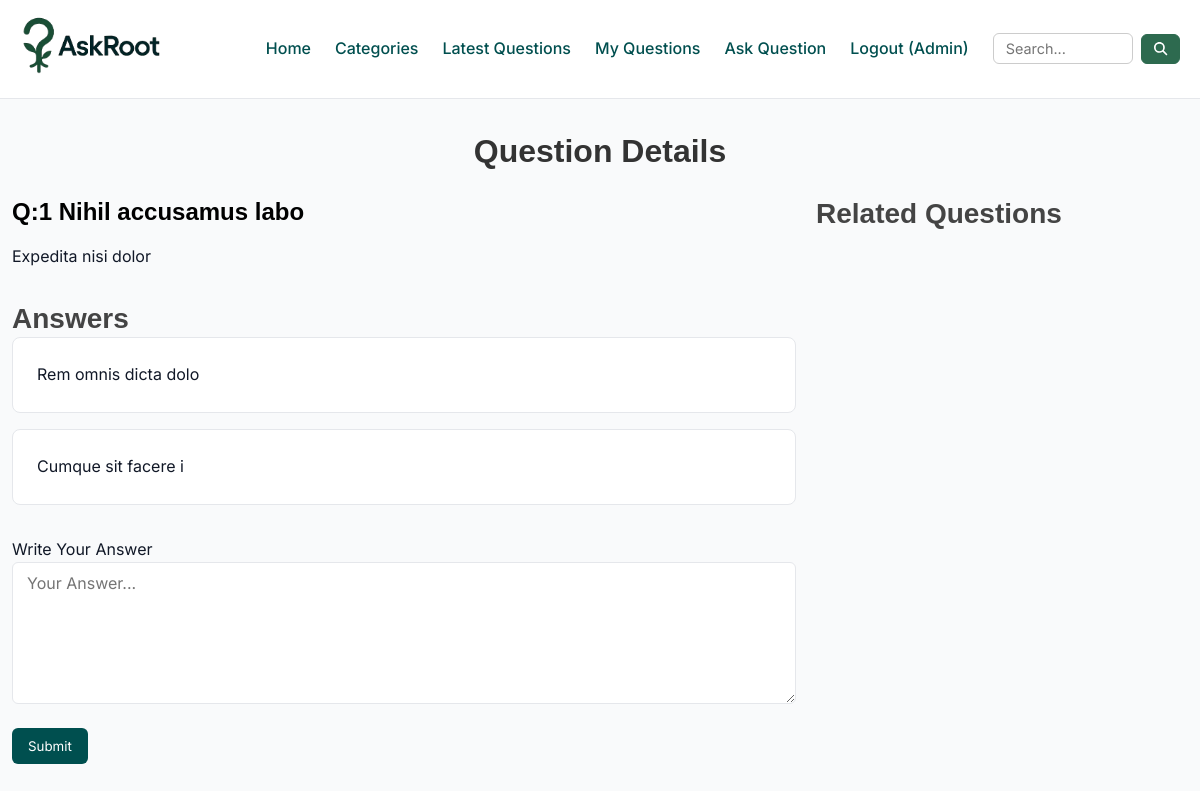
Screenshot of /?q-id=1 (signed in) with the database file from the repository.
### tables this page shows
CREATE TABLE `questions` (
  `id` int(30) NOT NULL,
  `title` varchar(250) NOT NULL,
  `discription` varchar(500) NOT NULL,
  `category_id` int(30) NOT NULL,
  `user_id` int(30) NOT NULL
);

CREATE TABLE `answers` (
  `id` int(30) NOT NULL,
  `answer` varchar(300) NOT NULL,
  `question_id` int(30) NOT NULL,
  `user_id` int(30) NOT NULL
);

### client/question-details.php (the view, shortened to what this page needs)
<div class="container mt-4 mb-4 question-details">
    <h2 class="text-center mb-4">Question Details</h2>
    <div class="row justify-content-center" style="gap:20px; flex-wrap:nowrap;">
        <div class="col-8">
            <?php
            include('./common/db.php');
            $query = "SELECT * FROM questions WHERE id = '$qid'";
            $result = $conn->query($query);
            $row = $result->fetch_assoc();
            echo '
        <div class="mb-4">
          <h4 class="mb-2" style="color:black;">Q:' . $qid . ' ' .  htmlspecialchars($row['title']) . '</h4>
          <p class="text-muted">' . nl2br(htmlspecialchars($row['discription'])) . '</p>
        </div>';
            include('answers.php')
            ?>
            <div class="answer-box">
                <form method="POST" action="./server/requests.php">
                    <label for="answer" class="form-label">Write Your Answer</label>
                    <textarea name="answer" id="answer" rows="6" class="form-input" placeholder="Your Answer..." required></textarea>
                    <div class="mt-2">
                        <button type="submit" name="answer-btn" value="submit" class="btn-primary">Submit</button>
                    </div>
                </form>
            </div>
        </div>
        <div class="col-4">
            <h3 class="mb-4">Related Questions</h3>
        </div>
    </div>
</div>

### client/answers.php
<div class="mb-4">
    <h3>Answers</h3>
    <?php
    $query = "SELECT * FROM answers WHERE question_id = '$qid'";
    $result = $conn->query($query);
    foreach ($result as $row) {
        $answer = $row['answer'];
        echo '
        <div class="question-card mb-2 p-2"">
          <p >' . $answer . '</p>
          </div>';
    }
    ?>
</div>

### public/css/style.css (style rules this page uses)
:root { --font-primary: "Inter", sans-serif; --color-bg: #f9fafb; --color-primary: #004f4f; --color-secondary: #2d6a4f; --color-accent: #38b000; --color-text: #111827; --color-muted: #6b7280; --color-white: #ffffff; --color-border: #e5e7eb; }
* { margin: 0; padding: 0; box-sizing: border-box; }
body { font-family: var(--font-primary); background-color: var(--color-bg); color: var(--color-text); line-height: 1.6; font-size: 16px; }
h1, h2, h3, h4, h5, h6 { font-family: "Poppins", sans-serif; font-weight: 600; line-height: 1.3; color: #222831; }
h2 { font-size: 2rem; color: #333; }
h3 { font-size: 1.75rem; color: #444; }
h4 { font-size: 1.5rem; color: #555; }
button { font-family: inherit; background-color: var(--color-primary); color: var(--color-white); border: none; padding: 10px 16px; border-radius: 6px; cursor: pointer; transition: background-color 0.3s ease; }
input, textarea, select { font-family: inherit; padding: 8px 12px; border: 1px solid var(--color-border); border-radius: 6px; outline: none; }
.container { max-width: 1200px; margin: 0 auto; padding: 0 16px; }
.row { display: flex; flex-wrap: wrap; margin: -8px; }
.col-4 { flex: 0 0 33.333%; max-width: 33.333%; }
.col-8 { flex: 0 0 66.666%; max-width: 66.666%; }
.mt-2 { margin-top: 1rem; }
.mb-2 { margin-bottom: 1rem; }
.mt-4 { margin-top: 2rem; }
.mb-4 { margin-bottom: 2rem; }
.p-2 { padding: 1rem; }
.text-center { text-align: center; }
.form-input { width: 100%; padding: 10px 14px; font-size: 1rem; border: 1px solid var(--color-border); border-radius: 6px; outline: none; transition: 0.2s; }
textarea.form-input, select.form-input { font-family: inherit; resize: vertical; }
.question-card { background-color: #ffffff; border: 1px solid var(--color-border); border-radius: 8px; transition: 0.2s; }
@media (max-width: 1600px) { .container { padding: 0 24px; } }
@media (max-width: 1366px) { .container { padding: 0 20px; } }
@media (max-width: 1280px) { .question-card { padding: 1.5rem; } }

### rows the page displays
questions: title "Nihil accusamus labo", discription "Expedita nisi dolor"
answers: answer "Rem omnis dicta dolo"
answers: answer "Cumque sit facere i"

### other values shown
$short "Admin"
$qid "1"
